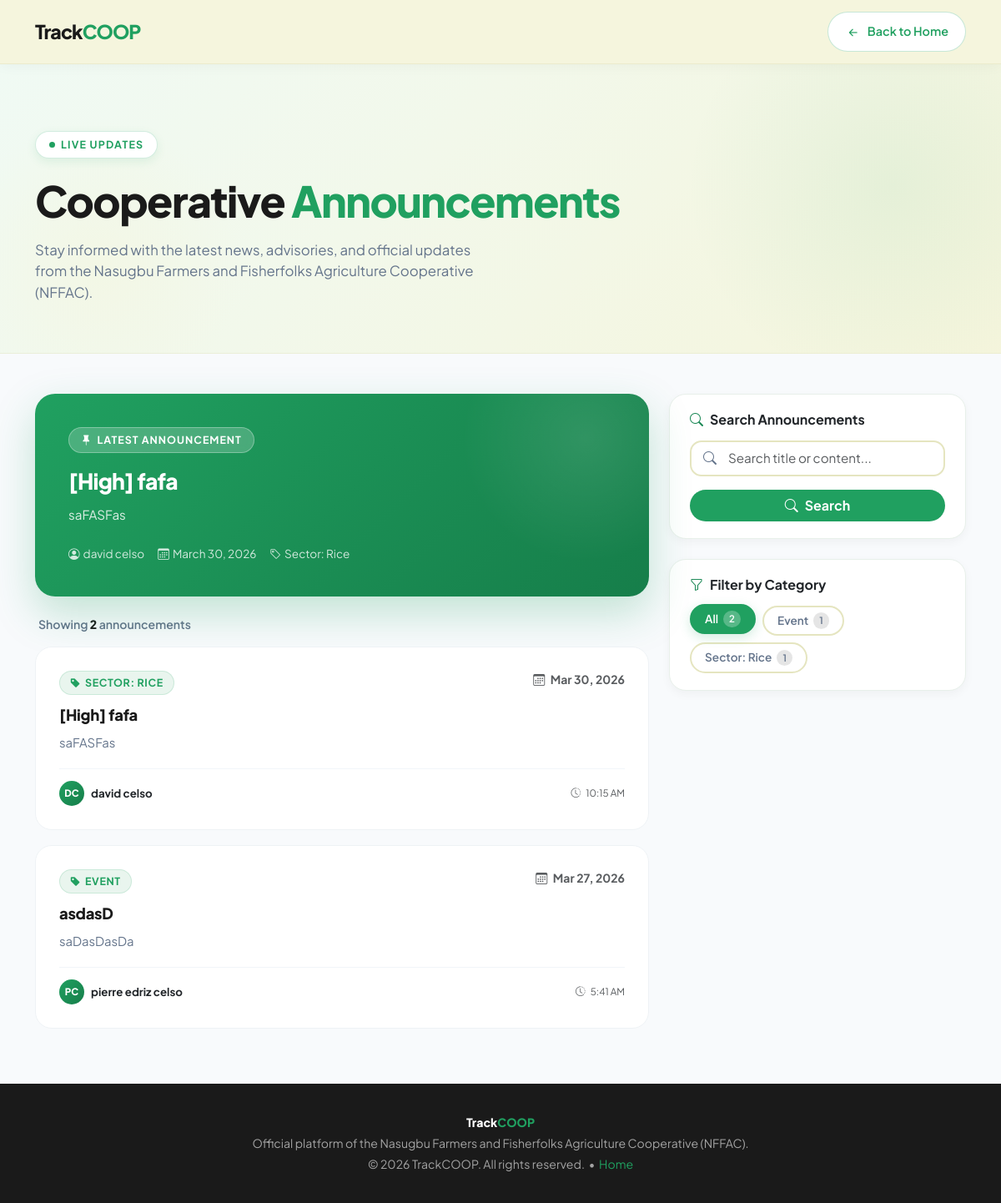
The page /announcements/public_announcements.php on the database its author committed.
### tables this page shows
CREATE TABLE `announcements` (
  `id` int(11) NOT NULL,
  `title` varchar(255) NOT NULL,
  `category` varchar(50) DEFAULT 'General',
  `content` text NOT NULL,
  `author_id` int(11) NOT NULL,
  `target_audience` varchar(50) DEFAULT 'All',
  `status` varchar(20) DEFAULT 'Published',
  `created_at` timestamp NOT NULL DEFAULT current_timestamp(),
  `updated_at` timestamp NOT NULL DEFAULT current_timestamp() ON UPDATE current_timestamp()
);

CREATE TABLE `users` (
  `id` int(11) NOT NULL,
  `first_name` varchar(50) NOT NULL,
  `middle_name` varchar(50) DEFAULT NULL,
  `last_name` varchar(50) NOT NULL,
  `username` varchar(50) NOT NULL,
  `password` varchar(255) NOT NULL,
  `sector` enum('Rice Sector','Corn Sector','Fishery','Livestock') NOT NULL,
  `role` varchar(50) DEFAULT NULL,
  `status` varchar(50) DEFAULT NULL,
  `created_at` timestamp NOT NULL DEFAULT current_timestamp()
);

### announcements/public_announcements.php (the view, shortened to what this page needs)
<?php
include('../auth/db_connect.php');
$filter_cat = isset($_GET['category']) ? trim($_GET['category']) : '';
$search     = isset($_GET['search'])   ? trim($_GET['search'])   : '';
$where_clauses = ["1=1"];
$where_sql = implode(" AND ", $where_clauses);
$query = "
    SELECT a.*, u.first_name, u.last_name
    FROM announcements a
    JOIN users u ON a.author_id = u.id
    WHERE $where_sql
    ORDER BY a.created_at DESC
";
$stmt = $conn->prepare($query);
$stmt->execute();
$announcements = $stmt->get_result();
$total = $announcements->num_rows;
$cat_result = $conn->query("SELECT category, COUNT(*) as cnt FROM announcements GROUP BY category");
$category_counts = [];
while ($row = $cat_result->fetch_assoc()) {
    $category_counts[$row['category']] = $row['cnt'];
}
$pinned_res = $conn->query("SELECT a.*, u.first_name, u.last_name FROM announcements a JOIN users u ON a.author_id = u.id ORDER BY a.created_at DESC LIMIT 1");
$pinned = $pinned_res->fetch_assoc();
?>
<!DOCTYPE html>
<html lang="en">
<head>
    <link href="https://cdn.jsdelivr.net/npm/bootstrap@5.3.0/dist/css/bootstrap.min.css" rel="stylesheet">
    <link rel="stylesheet" href="https://cdn.jsdelivr.net/npm/bootstrap-icons@1.10.5/font/bootstrap-icons.css">
    <link href="https://unpkg.com/aos@2.3.1/dist/aos.css" rel="stylesheet">
</head>
<body>
<nav class="pub-navbar navbar navbar-expand-lg">
    <div class="container">
        <a class="navbar-brand" href="../index.php">Track<span>COOP</span></a>
        <div class="ms-auto">
            <a href="../index.php" class="btn-back-home">
                <i class="bi bi-arrow-left-short fs-5"></i> Back to Home
            </a>
        </div>
    </div>
</nav>
<section class="page-hero">
    <div class="container position-relative" style="z-index:2;">
        <div class="col-lg-8">
            <div class="hero-badge">
                <span class="badge-dot"></span> Live Updates
            </div>
            <h1>Cooperative <span style="color:var(--track-green);">Announcements</span></h1>
            <p class="mb-0">Stay informed with the latest news, advisories, and official updates from the Nasugbu Farmers and Fisherfolks Agriculture Cooperative (NFFAC).</p>
        </div>
    </div>
</section>
<main>
    <div class="container py-5">
        <div class="row g-4">
            <div class="col-lg-8">
                <?php if ($pinned && $filter_cat === '' && $search === ''): ?>
                <div class="pinned-card mb-4" data-aos="fade-up">
                    <div class="pinned-badge">
                        <i class="bi bi-pin-fill"></i> Latest Announcement
                    </div>
                    <h2><?php echo htmlspecialchars($pinned['title']); ?></h2>
                    <p><?php echo nl2br(htmlspecialchars(mb_strimwidth($pinned['content'], 0, 220, '...'))); ?></p>
                    <div class="pinned-meta">
                        <span><i class="bi bi-person-circle me-1"></i><?php echo htmlspecialchars($pinned['first_name'] . ' ' . $pinned['last_name']); ?></span>
                        <span><i class="bi bi-calendar3 me-1"></i><?php echo date('F j, Y', strtotime($pinned['created_at'])); ?></span>
                        <?php if (!empty($pinned['category'])): ?>
                        <span><i class="bi bi-tag me-1"></i><?php echo htmlspecialchars($pinned['category']); ?></span>
                        <?php endif; ?>
                    </div>
                </div>
                <?php endif; ?>
                <div class="results-bar">
                    Showing <strong><?php echo $total; ?></strong> announcement<?php echo $total !== 1 ? 's' : ''; ?>
                </div>
                <?php if ($total > 0): ?>
                    <?php $delay = 0; while ($row = $announcements->fetch_assoc()): $delay += 60; ?>
                    <div class="announce-card" data-aos="fade-up" data-aos-delay="<?php echo min($delay, 300); ?>">
                        <div class="d-flex align-items-start justify-content-between gap-2 flex-wrap">
                            <span class="category-tag">
                                <i class="bi bi-tag-fill"></i>
                                <?php echo htmlspecialchars($row['category'] ?? 'General'); ?>
                            </span>
                            <span class="text-muted small fw-bold">
                                <i class="bi bi-calendar3 me-1 opacity-60"></i>
                                <?php echo date('M d, Y', strtotime($row['created_at'])); ?>
                            </span>
                        </div>
                        <div class="announce-title"><?php echo htmlspecialchars($row['title']); ?></div>
                        <div class="announce-body"><?php echo nl2br(htmlspecialchars($row['content'])); ?></div>
                        <div class="announce-meta">
                            <div class="author-chip">
                                <div class="author-avatar">
                                    <?php echo strtoupper(substr($row['first_name'], 0, 1) . substr($row['last_name'], 0, 1)); ?>
                                </div>
                                <span class="fw-bold text-dark"><?php echo htmlspecialchars($row['first_name'] . ' ' . $row['last_name']); ?></span>
                            </div>
                            <span class="text-muted small">
                                <i class="bi bi-clock-history me-1 opacity-60"></i>
                                <?php echo date('g:i A', strtotime($row['created_at'])); ?>
                            </span>
                        </div>
                    </div>
                    <?php endwhile; ?>
                <?php endif; ?>
            </div>
            <div class="col-lg-4">
                <div class="filter-section mb-4" data-aos="fade-up" data-aos-delay="100">
                    <h6 class="fw-bold text-dark mb-3"><i class="bi bi-search me-2 text-success"></i>Search Announcements</h6>
                    <form method="GET" action="public_announcements.php">
                        <div class="search-input-group mb-3">
                            <i class="bi bi-search fs-6"></i>
                            <input type="text" name="search" class="form-control py-2"
                                placeholder="Search title or content..."
                                value="<?php echo htmlspecialchars($search); ?>">
                        </div>
                        <button type="submit" class="btn w-100 fw-bold rounded-pill" style="background:var(--track-green);color:white;">
                            <i class="bi bi-search me-2"></i>Search
                        </button>
                    </form>
                </div>
                <?php if (!empty($category_counts)): ?>
                <div class="filter-section" data-aos="fade-up" data-aos-delay="150">
                    <h6 class="fw-bold text-dark mb-3"><i class="bi bi-funnel me-2 text-success"></i>Filter by Category</h6>
                    <div class="d-flex flex-wrap gap-2">
                        <a href="public_announcements.php<?php echo $search ? '?search='.urlencode($search) : ''; ?>"
                           class="filter-pill <?php echo $filter_cat === '' ? 'active' : ''; ?>">
                            All <span class="count-badge"><?php echo array_sum($category_counts); ?></span>
                        </a>
                        <?php foreach ($category_counts as $cat => $cnt): ?>
                        <a href="public_announcements.php?category=<?php echo urlencode($cat); ?><?php echo $search ? '&search='.urlencode($search) : ''; ?>"
                           class="filter-pill <?php echo $filter_cat === $cat ? 'active' : ''; ?>">
                            <?php echo htmlspecialchars($cat); ?>
                            <span class="count-badge"><?php echo $cnt; ?></span>
                        </a>
                        <?php endforeach; ?>
                    </div>
                </div>
                <?php endif; ?>
            </div>
        </div>
    </div>
</main>
<footer class="pub-footer">
    <div class="container">
        <div class="brand mb-1">Track<span>COOP</span></div>
        <p class="mb-1">Official platform of the Nasugbu Farmers and Fisherfolks Agriculture Cooperative (NFFAC).</p>
        <p class="mb-0">&copy; <?php echo date('Y'); ?> TrackCOOP. All rights reserved. &nbsp;&bull;&nbsp; <a href="../index.php">Home</a></p>
    </div>
</footer>
</body>
</html>

### rows shown on the page
announcements: title "[High] fafa", content "saFASFas", author.last_name "david celso", created_at "March 30, 2026", category "Sector: Rice", category "SECTOR: RICE", created_at "Mar 30, 2026", author.last_name "DC", created_at "10:15 AM"
announcements: category "EVENT", created_at "Mar 27, 2026", title "asdasD", content "saDasDasDa", author.last_name "PC", author.last_name "pierre edriz celso", created_at "5:41 AM"

### other values the page prints
$total "2"
array_sum($category_counts) "2"
$cat "Event"
$cnt "1"
$cat "Sector: Rice"
